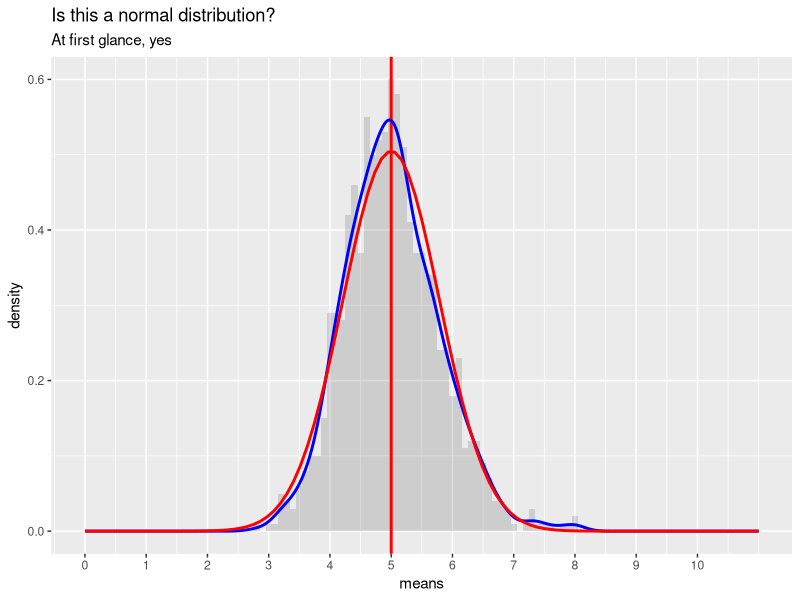
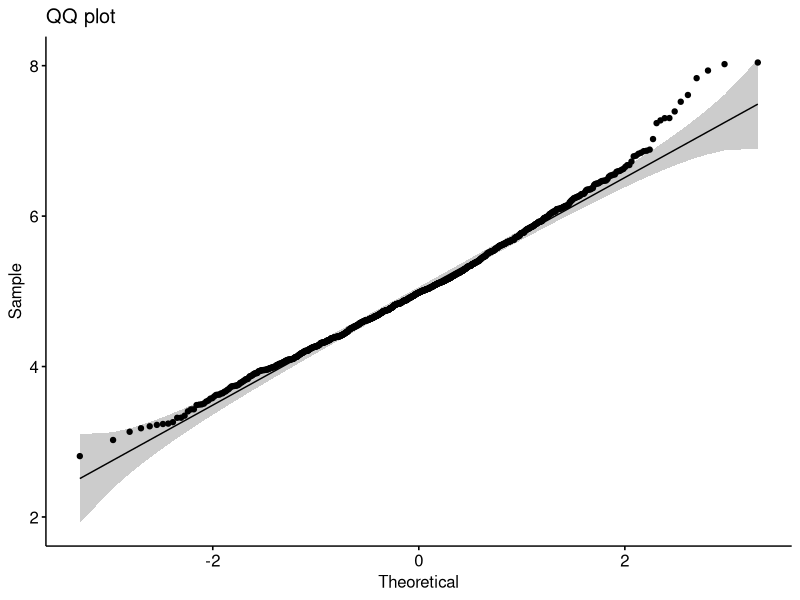
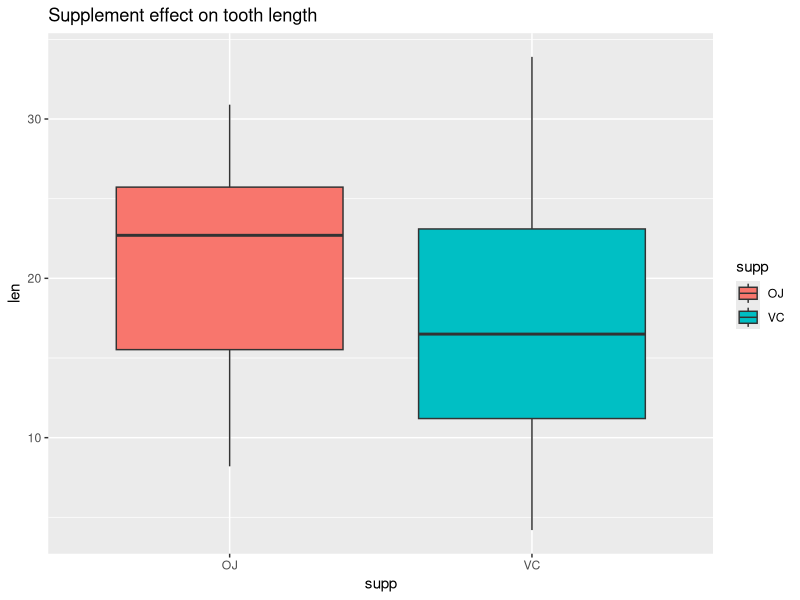
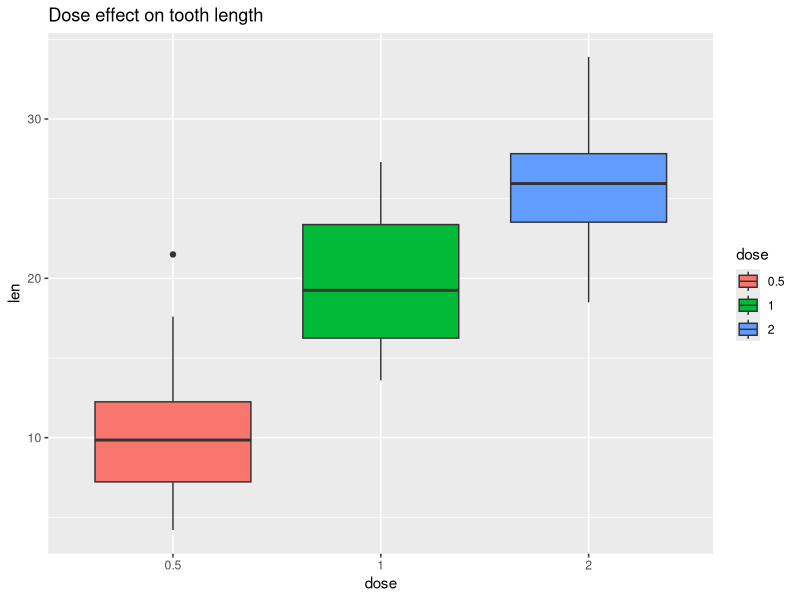
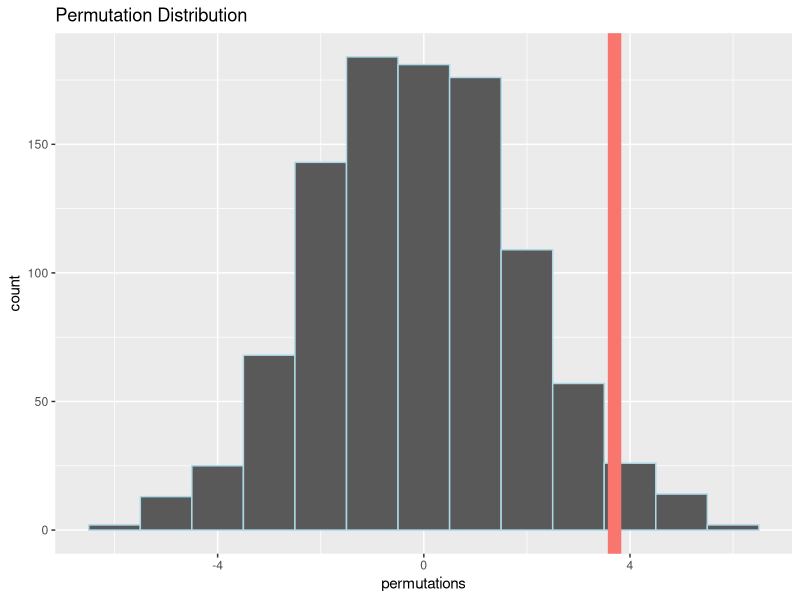

These figures' R source, in order:
#Final project for Statistical Inference by Jose Ramon Pineda

library(tidyverse)
library(ggpubr)

#PART 1

lambda <-  0.2
n <- 40
sim <- 1000
set.seed(seed = 421)
mu <- 1/lambda

#To begin, we expect a mean of 5 (1/lambda)

test <- replicate(sim, rexp(n, lambda))
meantest <- data.frame(means = apply(test, 2, mean))

#Sample mean turns out to be close to the expected 5 at 5.02

var <- ((1/lambda)/sqrt(n))^2
testvar <- var(meantest$means)
testvar

#We see that the expected variance (6.25) is a bit higher than the 
#variance we got in the test (5.99)

ggplot(data = meantest, aes(x = means)) + 
        geom_histogram(binwidth=0.1, aes(y=..density..), alpha=0.2) + 
        geom_vline(xintercept = mu, size=1, colour="red") + 
        geom_density(colour="blue", size=1) +
        scale_x_continuous(breaks=seq(mu-5,mu+5,1), limits=c(mu-5,mu+6))  +
        labs(title = "Is this a normal distribution?", subtitle = "At first glance, yes") +
        stat_function(fun = dnorm, args = list(mean = mu , sd = sqrt(var)), colour = "red", size=1)
        

#Graphically this seems like a normal distribution, but lets run a Shapiro test to confirm

shapiro.test(meantest$means)

#It seems the p value is extremely small, so we reject the Ho that this is normally distributed

#We also run a qqplot to visualize this some more. We see then that some of the points on the right tail
#fall outside the confidence interval testing normality, which explains the Shapiro test results


ggqqplot(meantest$means, title = "QQ plot")

#######################################################################

#PART 2

tooth <- ToothGrowth

#This dataset contains information on:
#The Effect of Vitamin C on Tooth Growth in Guinea Pigs
# Vitamins were administered via orange juice (OJ) or ascorbic acid (VC)

g <- ggplot(tooth, aes(x = supp, y = len, fill = supp))
g +geom_boxplot()+labs(title = "Supplement effect on tooth length")

tooth$dose <- as.factor(tooth$dose)

h <- ggplot(tooth, aes(x = dose, y = len, fill = dose))
h +geom_boxplot()+labs(title = "Dose effect on tooth length")

#We can tell from our early graphs that VC seems to have a weaker effect on len than
#if OC was administered. Also, unsurprisingly, if the dose is higher the effect is larger

#We will use the techniques learned in the lectures going forward

group <- as.character(tooth$supp)
testStat <- function(w, g) mean (w[g=="OJ"]) - mean (w[g =="VC"])
observedStat <- testStat(tooth$len, group)
observedStat

#The observed difference between groups is 3.7 in length in favor of OC

permutations <- sapply(1:1000, function(i) testStat (tooth$len, sample(group)))
mean(permutations > observedStat)

#After 1000 permutations we found 3% of the datasets that were larger than the original data
# The p - value is small though still, so we reject the null hypothesis at an alpha of 0.05

ggplot()+aes(permutations)+geom_histogram(binwidth=1, color="lightblue")+
        geom_vline(aes(xintercept=3.7, color="red", size =0.05), show.legend = FALSE)+
        labs(title = "Permutation Distribution")
        

# From our histogram we see that most observations fall below that mean we calculated of 3.7.
# So a 0 mean difference is very unlikely.

# Next let's build the Confidence intervals and p - values of our observations
#based on supplement

g1 <- tooth$len[1:30]; g2 <- tooth$len[31:60]
difference <-  g2 - g1

t.test(difference, paired = FALSE)


#Based on this we see we have our confidence interval and a very low p value
# of 0.0025 which implies that OJ has a more positive effect on length than VC
# of 1.41 to 5.99 in 95% of cases

#Now we do the same for dose for both supplements separately

h1oj <- tooth %>% 
        filter(supp == "OJ") %>% 
        arrange(dose) %>% 
        slice(1:10) %>% 
        select(len)

h2oj <- tooth %>% 
        filter(supp == "OJ") %>% 
        arrange(dose) %>% 
        slice(11:20) %>%
        select(len)

h3oj <- tooth %>%
        filter(supp == "OJ") %>% 
        arrange(dose) %>% 
        slice(21:30) %>% 
        select(len)

difference2oj <- h3oj-h2oj

t.test(difference2oj, paired = FALSE)

difference3oj <- h2oj-h1oj

t.test(difference3oj, paired = FALSE)

#In the case of OJ it seems that the p value is a bit higher when comparing a dose of 2 with 1
#With a possibility that there is no noticeable effect (lower CI goes below 0)
#which passes the p-test at 10%. Whereas for doses of 1 to 0.5 the effect is clearly
#positive, with a very low p-value and high CI.

h1vc <- tooth %>% 
        filter(supp == "VC") %>% 
        arrange(dose) %>% 
        slice(1:10) %>% 
        select(len)

h2vc <- tooth %>% 
        filter(supp == "VC") %>% 
        arrange(dose) %>% 
        slice(11:20) %>%
        select(len)

h3vc <- tooth %>% 
        filter(supp == "VC") %>% 
        arrange(dose) %>% 
        slice(21:30) %>% 
        select(len)

difference2vc <- h3vc-h2vc

t.test(difference2vc, paired = FALSE)

difference3vc <- h2vc-h1vc

t.test(difference3vc, paired = FALSE)

#As for VC we can see that increased dosing has a very statstically significant positive effect
#on length, with high/positive CI and p-values that are extremely low. The Ho is rejected.


